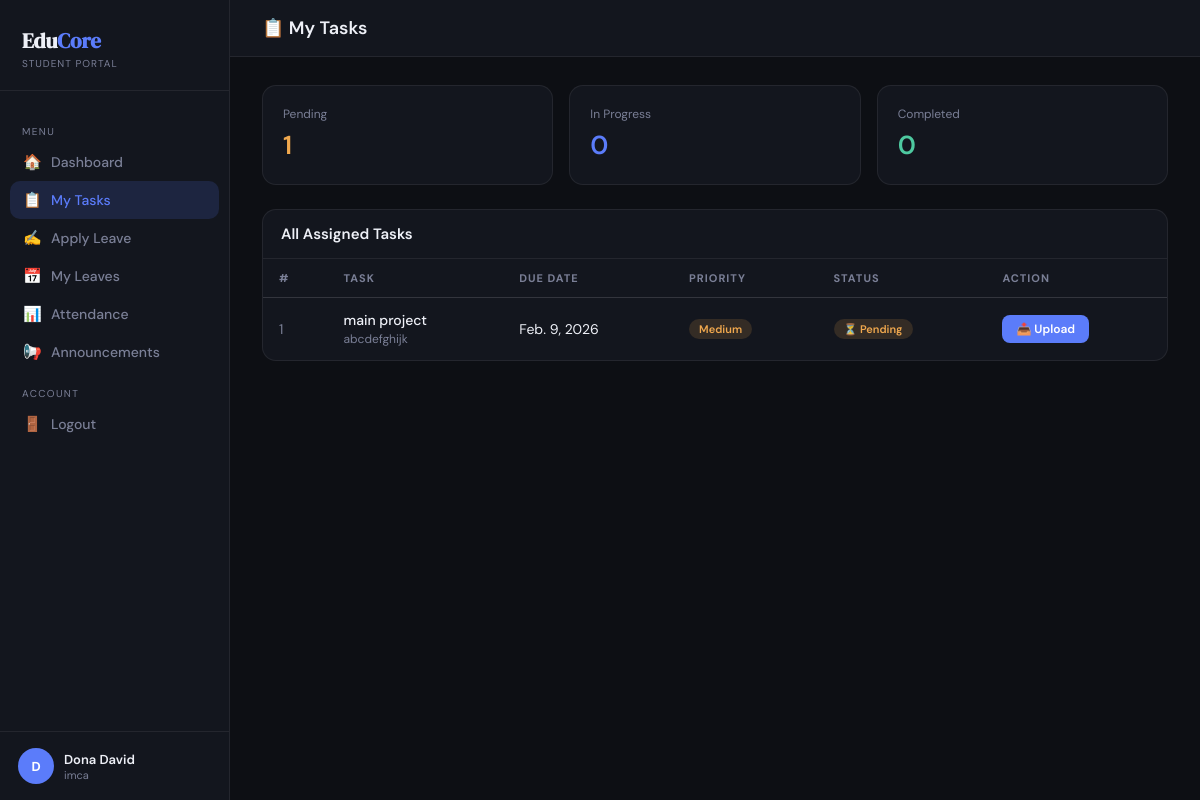
Page /student/tasks/ (signed in) on the committed database.
### studapp/models.py (models this page shows, shortened)
class Student(models.Model):
    user    = models.OneToOneField(User, on_delete=models.CASCADE)
    age     = models.IntegerField()
    gender  = models.CharField(max_length=10)
    course  = models.CharField(max_length=50)
    phone   = models.CharField(max_length=15)
    address = models.TextField()

class Task(models.Model):
    PRIORITY_CHOICES = [('Low','Low'),('Medium','Medium'),('High','High')]
    STATUS_CHOICES   = [('Pending','Pending'),('In Progress','In Progress'),('Completed','Completed')]
    student     = models.ForeignKey(Student, on_delete=models.CASCADE, related_name='tasks')
    title       = models.CharField(max_length=200)
    description = models.TextField(blank=True)
    due_date    = models.DateField()
    priority    = models.CharField(max_length=10, choices=PRIORITY_CHOICES, default='Medium')
    status      = models.CharField(max_length=15, choices=STATUS_CHOICES, default='Pending')
    assigned_on = models.DateTimeField(default=timezone.now)
    class Meta:
        ordering = ['-assigned_on']

### studapp/views.py (the view)
# urls.py: path('student/tasks/',                      views.student_my_tasks,      name='student_my_tasks'),
@student_required
def student_my_tasks(request):
    student = request.student
    tasks   = Task.objects.filter(student=student)
    submitted_ids = list(TaskSubmission.objects.filter(student=student).values_list('task_id', flat=True))
    return render(request, 'student_my_tasks.html', {
        'student':       student,
        'tasks':         tasks,
        'submitted_ids': submitted_ids,
        'pending':       tasks.filter(status='Pending').count(),
        'progress':      tasks.filter(status='In Progress').count(),
        'completed':     tasks.filter(status='Completed').count(),
    })

### studapp/views.py (called while the page is built)
def student_required(view_func):
    @wraps(view_func)
    @login_required
    def wrapper(request, *args, **kwargs):
        try:
            request.student = Student.objects.get(user=request.user)
        except Student.DoesNotExist:
            messages.error(request, "Student access required.")
            return redirect("login")
        return view_func(request, *args, **kwargs)
    return wrapper

### studapp/templates/student_my_tasks.html (shortened to what this page needs)
<!DOCTYPE html>
<html lang="en">
<head>
</head>
<body>
<div class="sidebar">
  <div class="logo"><h1>Edu<span>Core</span></h1><p>Student Portal</p></div>
  <nav>
    <div class="nav-label">Menu</div>
    <a href="{% url 'student_dashboard' %}" class="nav-item"><span class="ico">🏠</span> Dashboard</a>
    <a href="{% url 'student_my_tasks' %}" class="nav-item active"><span class="ico">📋</span> My Tasks</a>
    <a href="{% url 'student_apply_leave' %}" class="nav-item"><span class="ico">✍️</span> Apply Leave</a>
    <a href="{% url 'student_my_leaves' %}" class="nav-item"><span class="ico">📅</span> My Leaves</a>
    <a href="{% url 'student_attendance' %}" class="nav-item"><span class="ico">📊</span> Attendance</a>
    <a href="{% url 'student_announcements' %}" class="nav-item"><span class="ico">📢</span> Announcements</a>
    <div class="nav-label">Account</div>
    <a href="{% url 'logout' %}" class="nav-item"><span class="ico">🚪</span> Logout</a>
  </nav>
  <div class="user-block">
    <div class="avatar">{{ student.user.get_full_name|slice:":1"|upper }}</div>
    <div><div class="uname">{{ student.user.get_full_name }}</div><div class="urole">{{ student.course }}</div></div>
  </div>
</div>
<div class="main">
  <div class="topbar"><h2>📋 My Tasks</h2></div>
  <div class="content">
    <div class="stats-row">
      <div class="stat"><div class="lbl">Pending</div><div class="val" style="color:var(--amber)">{{ pending }}</div></div>
      <div class="stat"><div class="lbl">In Progress</div><div class="val" style="color:var(--accent)">{{ progress }}</div></div>
      <div class="stat"><div class="lbl">Completed</div><div class="val" style="color:var(--green)">{{ completed }}</div></div>
    </div>
    <div class="card">
      <div class="ch"><h3>All Assigned Tasks</h3></div>
      {% if tasks %}
      <table>
        <thead><tr><th>#</th><th>Task</th><th>Due Date</th><th>Priority</th><th>Status</th><th>Action</th></tr></thead>
        <tbody>
        {% for task in tasks %}
        <tr>
          <td style="color:var(--muted)">{{ forloop.counter }}</td>
          <td><div style="font-weight:500">{{ task.title }}</div>{% if task.description %}<div class="desc">{{ task.description|truncatechars:55 }}</div>{% endif %}</td>
          <td>{{ task.due_date }}</td>
          <td>
            {% if task.priority == 'Low' %}<span class="badge blow">Low</span>
            {% elif task.priority == 'Medium' %}<span class="badge bmed">Medium</span>
            {% else %}<span class="badge bhigh">High</span>{% endif %}
          </td>
          <td>
            {% if task.id in submitted_ids %}<span class="badge bc">✅ Submitted</span>
            {% elif task.status == 'Pending' %}<span class="badge bp">⏳ Pending</span>
            {% elif task.status == 'In Progress' %}<span class="badge bi">🔄 In Progress</span>
            {% else %}<span class="badge bc">✅ Completed</span>{% endif %}
          </td>
          <td>
            {% if task.id in submitted_ids %}
              <span class="btn btn-done">Already Submitted</span>
            {% else %}
              <a href="{% url 'student_submit_task' task.id %}" class="btn btn-primary">📤 Upload</a>
            {% endif %}
          </td>
        </tr>
        {% endfor %}
        </tbody>
      </table>
      {% else %}
      <div class="empty"><p style="font-size:36px">📋</p><p style="margin-top:10px">No tasks assigned yet.</p></div>
      {% endif %}
    </div>
  </div>
</div>
</body></html>

### studapp/templates/student_my_tasks.html (style rules this page uses)
:root { --bg:#0d0f14;--surface:#13161e;--surf2:#1a1e28;--border:rgba(255,255,255,0.07);--accent:#5b7cfa;--green:#4ec9a0;--amber:#f0a84e;--red:#f0614e;--text:#eef0f7;--muted:#7a7f96;--r:14px; }
*,*::before,*::after { box-sizing:border-box;margin:0;padding:0; }
body { background:var(--bg);color:var(--text);font-family:'DM Sans',sans-serif;display:flex;min-height:100vh; }
.sidebar { width:230px;min-height:100vh;background:var(--surface);border-right:1px solid var(--border);display:flex;flex-direction:column;position:fixed;top:0;left:0;bottom:0; }
.logo { padding:26px 22px 20px;border-bottom:1px solid var(--border); }
.logo h1 { font-family:'DM Serif Display',serif;font-size:21px; }
.logo h1 span { color:var(--accent); }
.logo p { font-size:10px;color:var(--muted);letter-spacing:1px;text-transform:uppercase;margin-top:2px; }
nav { padding:18px 10px;flex:1; }
.nav-label { font-size:10px;text-transform:uppercase;letter-spacing:1.4px;color:var(--muted);padding:0 12px;margin:16px 0 5px; }
.nav-item { display:flex;align-items:center;gap:10px;padding:9px 13px;border-radius:10px;color:var(--muted);text-decoration:none;font-size:14px;font-weight:500;transition:.15s; }
.nav-item.active { background:rgba(91,124,250,.15);color:var(--accent); }
.nav-item .ico { font-size:15px;width:18px;text-align:center; }
.user-block { padding:16px 18px;border-top:1px solid var(--border);display:flex;align-items:center;gap:10px; }
.avatar { width:36px;height:36px;border-radius:50%;background:var(--accent);display:flex;align-items:center;justify-content:center;font-size:13px;font-weight:700;color:#fff;flex-shrink:0; }
.uname { font-size:13px;font-weight:600; }
.urole { font-size:11px;color:var(--muted); }
.main { margin-left:230px;flex:1;display:flex;flex-direction:column; }
.topbar { background:var(--surface);border-bottom:1px solid var(--border);padding:16px 32px;display:flex;align-items:center;justify-content:space-between; }
.topbar h2 { font-size:18px;font-weight:600; }
.content { padding:28px 32px;flex:1; }
.stats-row { display:grid;grid-template-columns:repeat(3,1fr);gap:16px;margin-bottom:24px; }
.stat { background:var(--surface);border:1px solid var(--border);border-radius:var(--r);padding:20px; }
.stat .val { font-size:26px;font-weight:600;margin:6px 0 2px; }
.stat .lbl { font-size:12px;color:var(--muted); }
.card { background:var(--surface);border:1px solid var(--border);border-radius:var(--r);overflow:hidden; }
.ch { padding:14px 18px;border-bottom:1px solid var(--border); }
.ch h3 { font-size:15px;font-weight:600; }
table { width:100%;border-collapse:collapse; }
th { padding:12px 16px;text-align:left;font-size:11px;text-transform:uppercase;letter-spacing:1px;color:var(--muted);border-bottom:1px solid var(--border); }
td { padding:13px 16px;font-size:14px;border-bottom:1px solid var(--border); }
tr:last-child td { border-bottom:none; }
.badge { display:inline-block;padding:3px 10px;border-radius:20px;font-size:11px;font-weight:600; }
.bp { background:rgba(240,168,78,.15);color:var(--amber); }
.bmed { background:rgba(240,168,78,.15);color:var(--amber); }
.btn { display:inline-flex;align-items:center;gap:5px;padding:6px 14px;border-radius:8px;font-size:12px;font-weight:600;cursor:pointer;text-decoration:none;border:none;transition:.15s; }
.btn-primary { background:var(--accent);color:#fff; }
.desc { color:var(--muted);font-size:12px;margin-top:2px; }

### rows in the picture
Student: user.get_full_name "D", user.get_full_name "Dona David", course "imca"
Task: title "main project", description "abcdefghijk", due_date "Feb. 9, 2026", priority "Medium", status "⏳ Pending", shows "📤 Upload"

### other values in the picture
{{ pending }} "1"
{{ progress }} "0"
{{ completed }} "0"
